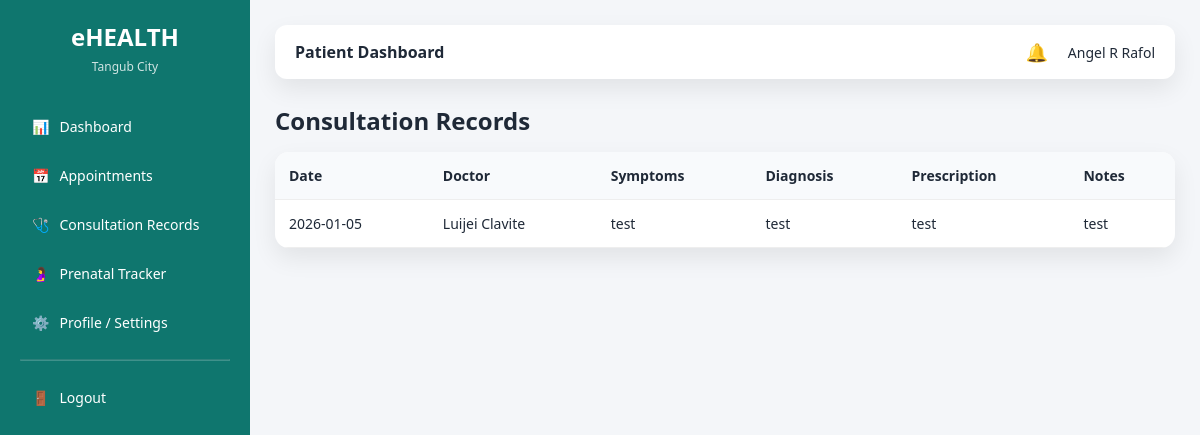
Screenshot of /patient/consultations.php (signed in) with the database file from the repository.
### tables this page shows
CREATE TABLE `consultations` (
  `consultation_id` int(11) NOT NULL,
  `appointment_id` int(11) NOT NULL,
  `doctor_id` int(11) NOT NULL,
  `patient_id` int(11) NOT NULL,
  `symptoms` text DEFAULT NULL,
  `diagnosis` text DEFAULT NULL,
  `prescription` text DEFAULT NULL,
  `notes` text DEFAULT NULL,
  `created_at` timestamp NOT NULL DEFAULT current_timestamp()
);

CREATE TABLE `appointments` (
  `appointment_id` int(11) NOT NULL,
  `patient_id` int(11) NOT NULL,
  `doctor_id` int(11) NOT NULL,
  `appointment_date` date NOT NULL,
  `appointment_time` time NOT NULL,
  `reason` text DEFAULT NULL,
  `qr_code` varchar(255) DEFAULT NULL,
  `status` enum('Pending','Approved','Completed','Cancelled') DEFAULT 'Pending',
  `created_at` timestamp NOT NULL DEFAULT current_timestamp()
);

CREATE TABLE `users` (
  `user_id` int(11) NOT NULL,
  `full_name` varchar(100) NOT NULL,
  `email` varchar(100) NOT NULL,
  `password` varchar(255) NOT NULL,
  `role` enum('admin','staff','doctor','patient') NOT NULL,
  `status` enum('active','inactive') DEFAULT 'active',
  `created_at` timestamp NOT NULL DEFAULT current_timestamp()
);

### patient/consultations.php (the view, shortened to what this page needs)
<?php
require_once "../config/database.php";
$user_id = $_SESSION['user_id'];
$patient = mysqli_fetch_assoc(
    mysqli_query($conn, "SELECT patient_id FROM patients WHERE user_id = $user_id")
);
$patient_id = $patient['patient_id'] ?? 0;
$consultations = mysqli_query(
    $conn,
    "SELECT
        a.appointment_date,
        u.full_name AS doctor_name,
        c.symptoms,
        c.diagnosis,
        c.prescription,
        c.notes
     FROM consultations c
     JOIN appointments a ON c.appointment_id = a.appointment_id
     JOIN users u ON a.doctor_id = u.user_id
     WHERE a.patient_id = $patient_id
     ORDER BY a.appointment_date DESC"
);
?>
<!DOCTYPE html>
<html>
<head>
    <link rel="stylesheet" href="../assets/css/ui.css">
</head>
<body>
<div class="layout">
    <?php require_once "../layouts/sidebar.php"; ?>
    <main class="main">
        <?php require_once "../layouts/topbar.php"; ?>
        <h2 class="page-title">Consultation Records</h2>
        <table>
            <thead>
                <tr>
                    <th>Date</th>
                    <th>Doctor</th>
                    <th>Symptoms</th>
                    <th>Diagnosis</th>
                    <th>Prescription</th>
                    <th>Notes</th>
                </tr>
            </thead>
            <tbody>
                <?php if (mysqli_num_rows($consultations) > 0): ?>
                    <?php while ($row = mysqli_fetch_assoc($consultations)): ?>
                        <tr>
                            <td><?= $row['appointment_date'] ?></td>
                            <td><?= htmlspecialchars($row['doctor_name']) ?></td>
                            <td><?= nl2br(htmlspecialchars($row['symptoms'])) ?></td>
                            <td><?= nl2br(htmlspecialchars($row['diagnosis'])) ?></td>
                            <td><?= nl2br(htmlspecialchars($row['prescription'])) ?></td>
                            <td><?= nl2br(htmlspecialchars($row['notes'])) ?></td>
                        </tr>
                    <?php endwhile; ?>
                <?php endif; ?>
            </tbody>
        </table>
    </main>
</div>
</body>
</html>

### assets/css/ui.css (style rules this page uses)
:root { --primary: #0f766e; --primary-dark: #115e59; --background: #f4f6f9; --card-bg: #ffffff; --text-dark: #1f2937; --accent: #f59e0b; --danger: #dc2626; --success: #16a34a; --shadow: 0 10px 25px rgba(0,0,0,0.08); }
* { margin: 0; padding: 0; box-sizing: border-box; font-family: "Segoe UI", Tahoma, sans-serif; }
body { background: var(--background); color: var(--text-dark); }
.page-title { margin-bottom: 15px; }
.layout { display: flex; min-height: 100vh; }
.main { flex: 1; padding: 25px; background: var(--background); overflow-y: auto; }
table { width: 100%; border-collapse: collapse; }
table th, table td { padding: 14px; border-bottom: 1px solid #eee; text-align: left; font-size: 14px; }
table th { background: #f8fafc; font-weight: 600; }

### patient/consultations.php (style rules this page uses)
.layout { display: flex; }
.main { flex: 1; padding: 25px; }
table { width: 100%; background: #fff; border-radius: 14px; box-shadow: var(--shadow); border-collapse: collapse; overflow: hidden; }
th, td { padding: 12px; border-bottom: 1px solid #eee; font-size: 14px; vertical-align: top; }
th { background: #f8fafc; text-align: left; }

### rows the page displays
consultations: appointment.appointment_date "2026-01-05", users.full_name "Luijei Clavite", symptoms "test", diagnosis "test", prescription "test", notes "test"

### other values shown
$role "Patient"
$full_name "Angel R Rafol"
